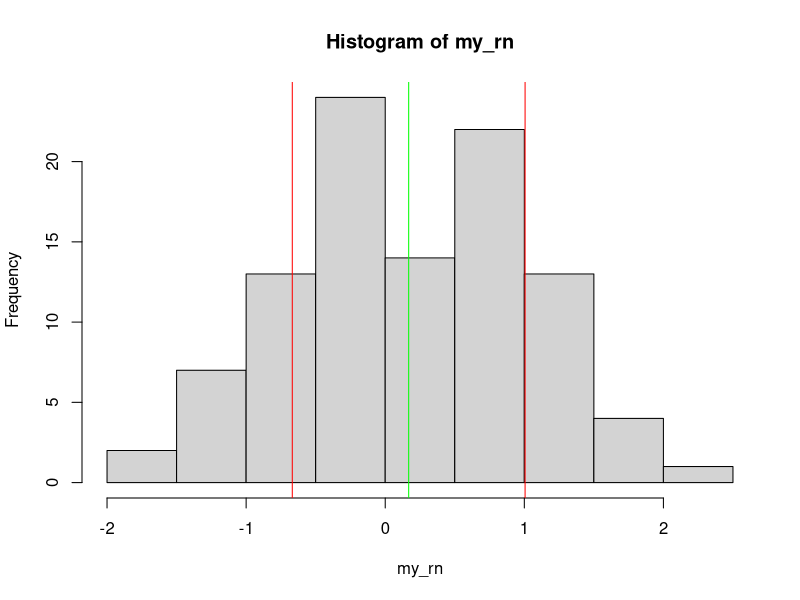

Write R code to recreate this figure.
## ---- chunk 1
library(knitr)
opts_chunk$set(results='hide')
## ---- chunk 2
v10 = 1:10
length(v10)
## ---- chunk 3
my_rn = rnorm(100)
length(rnorm)
## ---- chunk 4
mean(my_rn)
sd(my_rn)
# another useful summary
summary(my_rn)
## ---- chunk 5
# a couple of options
# Add 5 to every value of my_rn
my_rn2 = my_rn + 5
mean(my_rn2)
## ---- chunk 6
speakers = sample(1:25, replace = FALSE)
# what happens if you use replace=TRUE, the default?
## ---- chunk 7
day1 = speakers[1:13]
day2 = speakers[14:25]
## ---- chunk 8
# This will work
rep("A", 10)
# What is wrong with this one?
rep(c("A", "B"), 10)
# And how is this different?
# How would you know that you need to include
#   "each"? Read the help, of course. (or trial and error)
rep(c("A", "B"), each=5)
## ---- chunk 9
# first determine the mean
mean(my_rn)
# then, find the sd
sd(my_rn)
# What is one sd below the mean?
mean(my_rn) - sd(my_rn)
# Assign to a variable
below_mean = mean(my_rn) - sd(my_rn)
# Do the comparison
my_rn < below_mean
# We can even capture to a variable
below_mean_index = my_rn < below_mean
# Finally, we can check our answer
my_rn[below_mean_index]
## ---- chunk 10
hist(my_rn)
abline(v = mean(my_rn) - sd(my_rn), col = 'red')
abline(v = mean(my_rn) + sd(my_rn), col = 'red')
abline(v = mean(my_rn), col = 'green')
